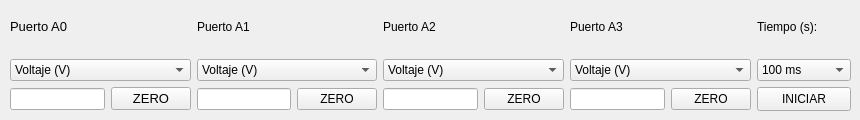
    <widget class="QWidget" name="tab_analog">
     <attribute name="title">
      <string>Sensores analógicos</string>
     </attribute>
     <widget class="QWidget" name="gridLayoutWidget_4">
      <property name="geometry">
       <rect>
        <x>10</x>
        <y>0</y>
        <width>841</width>
        <height>111</height>
       </rect>
      </property>
      <layout class="QGridLayout" name="gridLayout" rowminimumheight="0,0,0">
       <property name="sizeConstraint">
        <enum>QLayout::SizeConstraint::SetDefaultConstraint</enum>
       </property>
       <item row="2" column="2">
        <layout class="QHBoxLayout" name="horizontalLayout_4">
         <item>
          <widget class="QLineEdit" name="A2_value">
           <property name="readOnly">
            <bool>true</bool>
           </property>
          </widget>
         </item>
         <item>
          <widget class="QPushButton" name="zero_A2">
           <property name="text">
            <string>ZERO</string>
           </property>
          </widget>
         </item>
        </layout>
       </item>
       <item row="1" column="3">
        <widget class="QComboBox" name="A3_sensors">
         <item>
          <property name="text">
           <string>Voltaje (V)</string>
          </property>
         </item>
         <item>
          <property name="text">
           <string>Iluminancia (AMS104)</string>
          </property>
         </item>
         <item>
          <property name="text">
           <string>Campo magnético (A1302)</string>
          </property>
         </item>
         <item>
          <property name="text">
           <string>%H.R. (HIH4000)</string>
          </property>
         </item>
         <item>
          <property name="text">
           <string>Presión (MPXV5004)</string>
          </property>
         </item>
         <item>
          <property name="text">
           <string>Presión (MPXV5100)</string>
          </property>
         </item>
         <item>
          <property name="text">
           <string>Valor ADC (10 bits)</string>
          </property>
         </item>
        </widget>
       </item>
       <item row="0" column="1">
        <widget class="QLabel" name="label_A1">
         <property name="text">
          <string>Puerto A1</string>
         </property>
        </widget>
       </item>
       <item row="2" column="0">
        <layout class="QHBoxLayout" name="horizontalLayout_2">
         <property name="sizeConstraint">
          <enum>QLayout::SizeConstraint::SetDefaultConstraint</enum>
         </property>
         <item>
          <widget class="QLineEdit" name="A0_value">
           <property name="text">
            <string/>
           </property>
           <property name="readOnly">
            <bool>true</bool>
           </property>
          </widget>
         </item>
         <item>
          <widget class="QPushButton" name="zero_A0">
           <property name="font">
            <font>
             <pointsize>10</pointsize>
            </font>
           </property>
           <property name="text">
            <string>ZERO</string>
           </property>
          </widget>
         </item>
        </layout>
       </item>
       <item row="1" column="1">
        <widget class="QComboBox" name="A1_sensors">
         <item>
          <property name="text">
           <string>Voltaje (V)</string>
          </property>
         </item>
         <item>
          <property name="text">
           <string>Iluminancia (AMS104)</string>
          </property>
         </item>
         <item>
          <property name="text">
           <string>Campo magnético (A1302)</string>
          </property>
         </item>
         <item>
          <property name="text">
           <string>%H.R. (HIH4000)</string>
          </property>
         </item>
         <item>
          <property name="text">
           <string>Presión (MPXV5004)</string>
          </property>
         </item>
         <item>
          <property name="text">
           <string>Presión (MPXV5100)</string>
          </property>
         </item>
         <item>
          <property name="text">
           <string>Valor ADC (10 bits)</string>
          </property>
         </item>
        </widget>
       </item>
       <item row="1" column="2">
        <widget class="QComboBox" name="A2_sensors">
         <item>
          <property name="text">
           <string>Voltaje (V)</string>
          </property>
         </item>
         <item>
          <property name="text">
           <string>Iluminancia (AMS104)</string>
          </property>
         </item>
         <item>
          <property name="text">
           <string>Campo magnético (A1302)</string>
          </property>
         </item>
         <item>
          <property name="text">
           <string>%H.R. (HIH4000)</string>
          </property>
         </item>
         <item>
          <property name="text">
           <string>Presión (MPXV5004)</string>
          </property>
         </item>
         <item>
          <property name="text">
           <string>Presión (MPXV5100)</string>
          </property>
         </item>
         <item>
          <property name="text">
           <string>Valor ADC (10 bits)</string>
          </property>
         </item>
        </widget>
       </item>
       <item row="1" column="0">
        <widget class="QComboBox" name="A0_sensors">
         <item>
          <property name="text">
           <string>Voltaje (V)</string>
          </property>
         </item>
         <item>
          <property name="text">
           <string>Iluminancia (AMS104)</string>
          </property>
         </item>
         <item>
          <property name="text">
           <string>Campo magnético (A1302)</string>
          </property>
         </item>
         <item>
          <property name="text">
           <string>%H.R. (HIH4000)</string>
          </property>
         </item>
         <item>
          <property name="text">
           <string>Presión (MPXV5004)</string>
          </property>
         </item>
         <item>
          <property name="text">
           <string>Presión (MPXV5100)</string>
          </property>
         </item>
         <item>
          <property name="text">
           <string>Valor ADC (10 bits)</string>
          </property>
         </item>
        </widget>
       </item>
       <item row="0" column="0">
        <widget class="QLabel" name="label_A0">
         <property name="font">
          <font>
           <pointsize>10</pointsize>
          </font>
         </property>
         <property name="text">
          <string>Puerto A0</string>
         </property>
        </widget>
       </item>
       <item row="0" column="2">
        <widget class="QLabel" name="label_A2">
         <property name="text">
          <string>Puerto A2</string>
         </property>
        </widget>
       </item>
       <item row="0" column="3">
        <widget class="QLabel" name="label_A3">
         <property name="text">
          <string>Puerto A3</string>
         </property>
        </widget>
       </item>
       <item row="2" column="3">
        <layout class="QHBoxLayout" name="horizontalLayout_5">
         <item>
          <widget class="QLineEdit" name="A3_value">
           <property name="readOnly">
            <bool>true</bool>
           </property>
          </widget>
         </item>
         <item>
          <widget class="QPushButton" name="zero_A3">
           <property name="text">
            <string>ZERO</string>
           </property>
          </widget>
         </item>
        </layout>
       </item>
       <item row="2" column="1">
        <layout class="QHBoxLayout" name="horizontalLayout_3">
         <item>
          <widget class="QLineEdit" name="A1_value">
           <property name="readOnly">
            <bool>true</bool>
           </property>
          </widget>
         </item>
         <item>
          <widget class="QPushButton" name="zero_A1">
           <property name="text">
            <string>ZERO</string>
           </property>
          </widget>
         </item>
        </layout>
       </item>
       <item row="0" column="4">
        <widget class="QLabel" name="analog_time_label">
         <property name="text">
          <string>Tiempo (s):</string>
         </property>
        </widget>
       </item>
       <item row="2" column="4">
        <widget class="QPushButton" name="analog_start_btn">
         <property name="minimumSize">
          <size>
           <width>94</width>
           <height>24</height>
          </size>
         </property>
         <property name="text">
          <string>INICIAR</string>
         </property>
         <property name="icon">
          <iconset theme="QIcon::ThemeIcon::MediaPlaybackStart">
           <normaloff>../../../../.designer/backup</normaloff>../../../../.designer/backup</iconset>
         </property>
        </widget>
       </item>
       <item row="1" column="4">
        <widget class="QComboBox" name="analog_time_select">
         <item>
          <property name="text">
           <string>100 ms</string>
          </property>
         </item>
         <item>
          <property name="text">
           <string>500 ms</string>
          </property>
         </item>
         <item>
          <property name="text">
           <string>1 s</string>
          </property>
         </item>
         <item>
          <property name="text">
           <string>2 s</string>
          </property>
         </item>
        </widget>
       </item>
      </layout>
     </widget>
    </widget>
